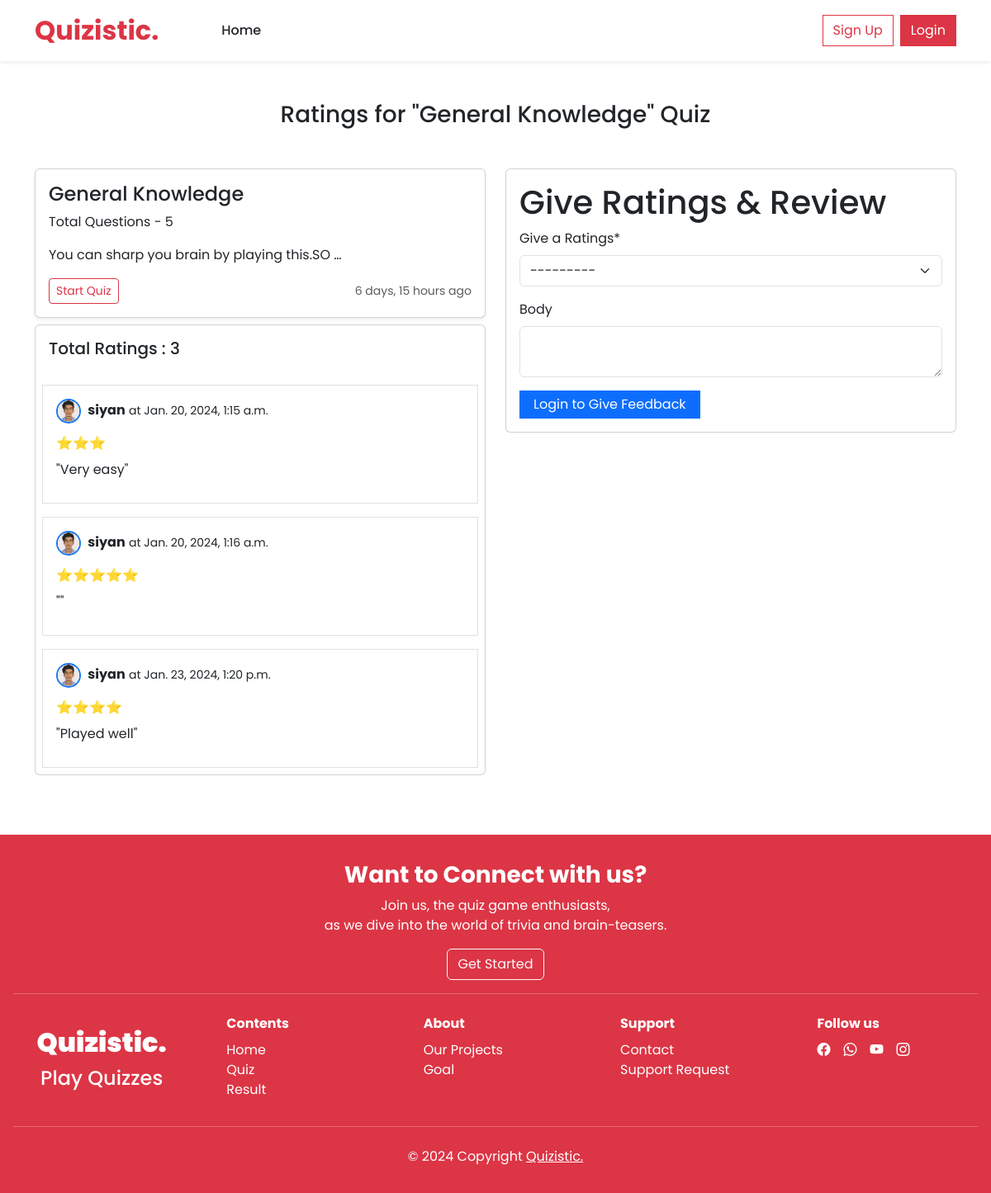
The page /quiz/ratings/3/ on the database as committed earlier.
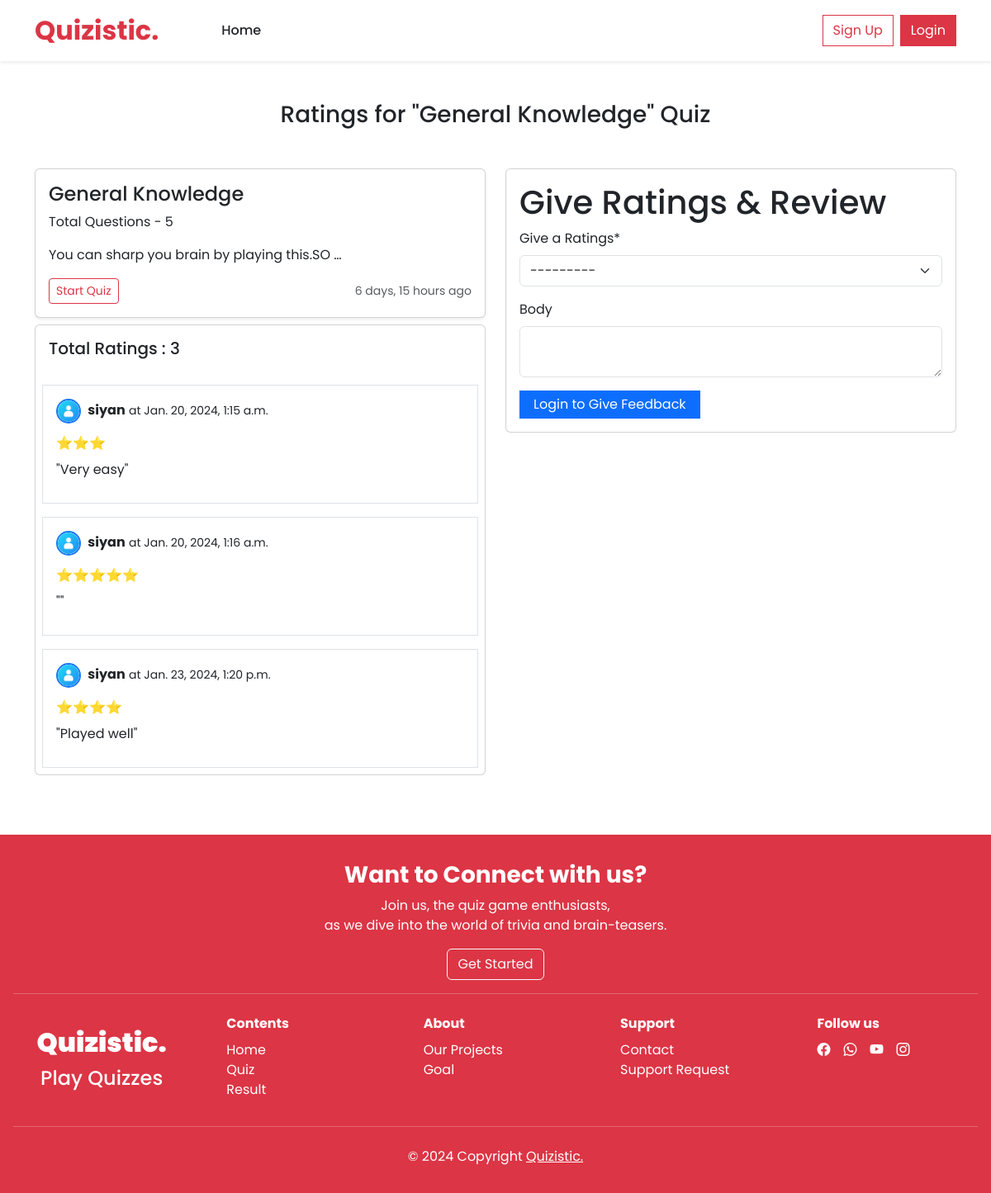
The same page on the database as committed later.
### quiz/models.py (models this page shows, shortened)
class Comment(models.Model):
    quiz = models.ForeignKey(Quiz, on_delete=models.CASCADE, related_name='comments')
    user = models.ForeignKey(User, on_delete=models.CASCADE,null=True)
    choice = models.CharField(choices=RATINGS,max_length=20)
    body = models.TextField(blank=True, null=True)
    created_on = models.DateTimeField(auto_now_add=True)

### account/models.py (models this page shows, shortened)
class UserProfile(models.Model):
    user = models.OneToOneField(User, related_name='account', on_delete=models.CASCADE)
    profile_image = models.ImageField(upload_to='account/media/uploads/',default='account/media/uploads/user.png', blank = True, null = True)

### quiz/views.py (the view, shortened to what this page needs)
# urls.py: path('ratings/<int:id>/', views.RatingsView.as_view(), name='ratings'),
class RatingsView(DetailView):
    model = models.Quiz
    pk_url_kwarg = 'id'
    template_name = 'ratings.html'
    def get_context_data(self, **kwargs):
        context = super().get_context_data(**kwargs)
        quiz = self.object
        comments = quiz.comments.all()
        comment_form = forms.CommentForm()
        context['comments'] = comments
        context['comment_form'] = comment_form
        return context

### quiz/forms.py
class CommentForm(forms.ModelForm):
    class Meta:
        model = Comment
        fields = ['choice','body']
        labels = {
            'choice': 'Give a Ratings',
        }
    body = forms.CharField(
        widget=forms.Textarea(attrs={'rows': 2}),
        required=False
        )

### quiz/templates/ratings.html (shortened to what this page needs)
{% extends 'base.html' %}
{% load static %}
{% load crispy_forms_tags %}
{% block content %}
<div class="container mb-5 pb-3">
    <h3 class="text-center my-5">Ratings for "{{quiz.title}}" Quiz</h3>
    <div class="row">
        <div class="col-12 col-md-6 order-2 order-md-1">
            <div class="col">
                <div class="card shadow-sm">
                    <div class="card-body">
                        <h4>{{quiz.title}}</h4>
                        <p class="card-text">Total Questions - {{quiz.question_set.count}}</p>
                        <p class="card-text">{{quiz.description | truncatewords:8}}</p>
                        <div class="d-flex justify-content-between align-items-center">
                            <div class="btn-group">
                                <a href="{% url 'question' quiz.id %}" type="button"
                                    class="btn btn-sm btn-outline-danger">Start
                                    Quiz</a>
                            </div>
                            <small class="text-body-secondary">{{quiz.created_at | timesince}} ago</small>
                        </div>
                    </div>
                </div>
            </div>
            <div class="card my-2">
                <h5 class="p-3">Total Ratings : {{comments | length}}</h5>
                {% for comment in comments %}
                <div class="card-body border m-2 lh-1 ">
                    <p>
                        {% if comment.user.account.profile_image and comment.user.account.profile_image.url %}
                        <img src="{{ comment.user.account.profile_image.url }}" class="profile-pic me-1"
                            alt="Profile Pic"
                            style="border-radius: 50%; height: 30px; width: 30px; object-fit: cover; object-position: 50% 20%; border: 2px solid #1877f2;">
                        {% else %}
                        <img src="{% static 'images/default.png' %}" class="profile-pic me-1" alt="Profile Pic"
                            style="border-radius: 50%; height: 30px; width: 30px; object-fit: cover; object-position: 50% 20%; border: 2px solid #1877f2;">
                        {% endif %}
                        <b> {{comment.user.username}}</b> <small>at {{comment.created_on}}</small>
                    </p>
                    <p>{{comment.choice}}</p>
                    <p>"{{comment.body}}"</p>
                </div>
                {% endfor %}
            </div>
        </div>
        <div class="col-12 col-md-6 order-1 order-md-2 mb-2">
            <div class="card">
                <div class="card-body">
                    <form method="post">
                        <h1>Give Ratings & Review</h1>
                        {{comment_form | crispy}}
                        {% if user.is_authenticated %}
                        <button class="btn btn-danger rounded-0" type="submit">Submit</button>
                        {% else %}
                        <a href="{% url 'login' %}" class="btn btn-primary  px-3 py-1 rounded-0">Login to
                            Give
                            Feedback</a>
                        {% endif %}
                </div>
            </div>
        </div>
    </div>
</div>
{% endblock %}

Rows that differ between the two databases and show on the page:
changed through a linked row, Comment "Very easy": profile_image: picture added; user.account.profile_image: picture removed
changed through a linked row, Comment "Jan. 20, 2024, 1:16 a.m.": profile_image: picture added; user.account.profile_image: picture removed
changed through a linked row, Comment "Played well": profile_image: picture added; user.account.profile_image: picture removed
